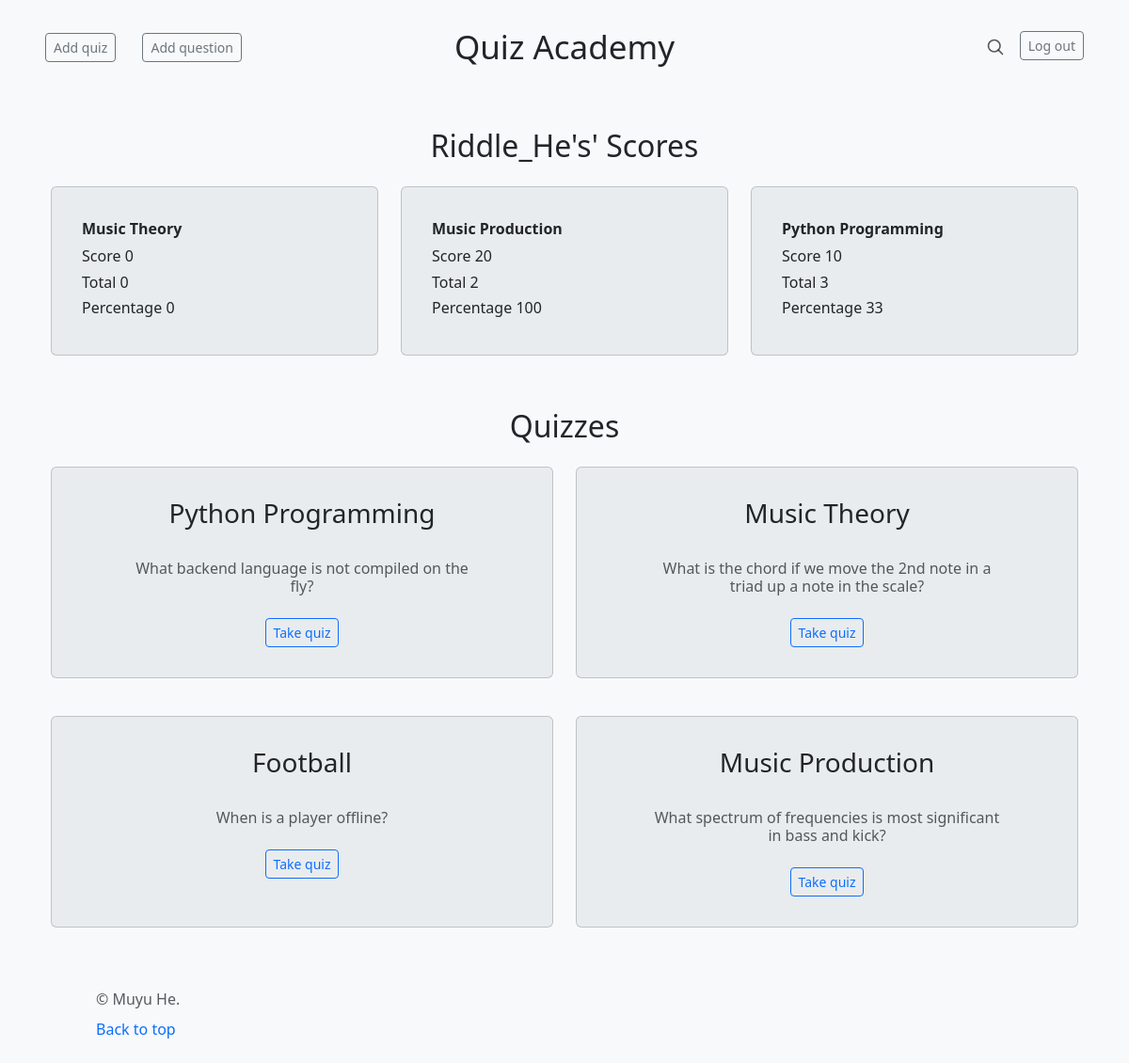
The app's page / (signed in) with its own data.
### quizzes/models.py (models this page shows, shortened)
class Score(models.Model):
    created_time = models.DateTimeField(auto_now_add=True)
    user = models.ForeignKey(User, default=1, on_delete=models.CASCADE)
    score = models.IntegerField(default=0)
    wrong = models.IntegerField(default=0)
    correct = models.IntegerField(default=0)
    total = models.IntegerField(default=0)
    percentage = models.IntegerField(default=0)
    quiz = models.ForeignKey(Quiz, default=1, on_delete=models.CASCADE)

class Quiz(models.Model):
    name = models.CharField(max_length=100)
    head = models.ForeignKey(Question, null=True, blank=True, on_delete=models.SET_NULL)

class Question(models.Model):
    curr_question = models.CharField(max_length=200, null=True)
    op1 = models.CharField(max_length=200, null=True)
    op2 = models.CharField(max_length=200, null=True)
    op3 = models.CharField(max_length=200, null=True)
    op4 = models.CharField(max_length=200, null=True)
    answer = models.CharField(max_length=200, null=True)
    next_question = models.ForeignKey(to='Question', null=True, blank=True, on_delete=models.CASCADE, related_name='next')
    prev_question = models.ForeignKey(to='Question', null=True, blank=True, on_delete=models.CASCADE, related_name='prev')
    def __str__(self):
        return self.curr_question

### quizzes/views.py (the view)
# urls.py: path('', views.index, name='index'),
@login_required
def index(request):
    temp = Score.objects.filter(user=request.user).order_by('-created_time')
    if len(temp) >= 3:
        scores = temp[0:3]
    else:
        scores = temp
    quizzes = Quiz.objects.all()
    context = {'scores': scores, 'quizzes': quizzes}
    return render(request, 'quizzes/index.html', context)

### quizzes/templates/quizzes/index.html (shortened to what this page needs)
{% extends 'quizzes/base.html' %}
{% block header %}
    <div class="container">
        <div class="row">
            {% if scores|length > 0 %}
            <div class="col-md-12 text-dark text-center py-3">
                <h2>{{user.username}}'s' Scores</h2>
            </div>
            {% for score in scores %}
            <div class="col-md-4 mb-3">
                <div class="card flex-md-row mb-4 box-shadow h-md-250 p-3" style="background-color: #E9ECEF">
                    <div class="card-body d-flex flex-column align-items-start">
                        <a href="{% url 'quizzes:quiz' score.quiz.id %}"><strong class="d-inline-block mb-2 text-dark">{{score.quiz.name}}</strong></a>
                        <h6 class="mb-2 card-text">Score {{score.score}}</h6>
                        <h6 class="mb-2 card-text">Total {{score.total}}</h6>
                        <h6 class="mb-2 card-text">Percentage {{score.percentage}}</h6>
                    </div>
                </div>
            </div>
            {% endfor %}
            {% endif %}
        </div>
    </div>
{% endblock header %}
{% block content %}
    <div class="container">
        <div class="row">
            <div class="col-md-12 text-dark text-center py-3">
                <h2>Quizzes</h2>
            </div>
            {% for quiz in quizzes %}
            <div class="col-md-6 d-grid mb-3">
                <div class="card flex-md-row mb-4 box-shadow h-md-250 p-3" style="background-color: #E9ECEF">
                    <div class="card-body d-flex flex-column align-items-center text-center">
                        <h3 class="card-title">{{quiz.name}}</h3><br>
                        <h6 class="card-text text-muted px-5">{{quiz.head}}</h6>
                        <a class="btn btn-sm btn-outline-primary mt-3" href="{% url 'quizzes:quiz' quiz.id %}">Take quiz</a>
                    </div>
                </div>
            </div>
            {% endfor %}
        </div>
    </div>
{% endblock content %}

### records on screen
Score: quiz.name "Music Theory", score "0", total "0", percentage "0"
Score: quiz.name "Music Production", score "20", total "2", percentage "100"
Score: quiz.name "Python Programming", score "10", total "3", percentage "33"
Quiz: name "Python Programming", head "What backend language is not compiled on the fly?"
Quiz: name "Music Theory", head "What is the chord if we move the 2nd note in a triad up a note in the scale?"
Quiz: name "Football", head "When is a player offline?"
Quiz: name "Music Production", head "What spectrum of frequencies is most significant in bass and kick?"

### other values on screen
{{ user.username }} "Riddle_He"
